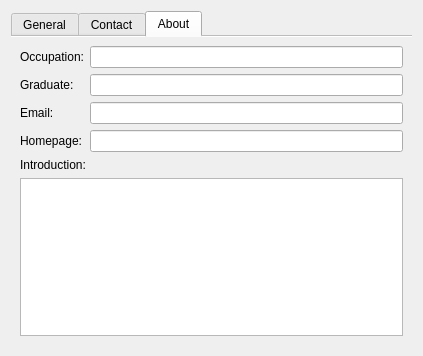
<?xml version="1.0" encoding="UTF-8"?>
<ui version="4.0">
 <author>Hui Jin</author>
 <class>QQVCard</class>
 <widget class="QWidget" name="QQVCard">
  <property name="geometry">
   <rect>
    <x>0</x>
    <y>0</y>
    <width>423</width>
    <height>353</height>
   </rect>
  </property>
  <layout class="QVBoxLayout" name="_2">
   <item>
    <widget class="QTabWidget" name="tabWidget">
     <property name="currentIndex">
      <number>2</number>
     </property>
     <property name="documentMode">
      <bool>true</bool>
     </property>
     <widget class="QWidget" name="generalTab">
      <attribute name="title">
       <string>General</string>
      </attribute>
      <layout class="QVBoxLayout" name="verticalLayout">
       <item>
        <layout class="QHBoxLayout" name="_7">
         <item>
          <layout class="QFormLayout" name="_6">
           <property name="fieldGrowthPolicy">
            <enum>QFormLayout::ExpandingFieldsGrow</enum>
           </property>
           <item row="0" column="0">
            <widget class="QLabel" name="lblQQId">
             <property name="text">
              <string>QQ ID:</string>
             </property>
            </widget>
           </item>
           <item row="0" column="1">
            <widget class="QLineEdit" name="leQQId">
             <property name="sizePolicy">
              <sizepolicy hsizetype="Expanding" vsizetype="Fixed">
               <horstretch>0</horstretch>
               <verstretch>0</verstretch>
              </sizepolicy>
             </property>
            </widget>
           </item>
           <item row="1" column="0">
            <widget class="QLabel" name="lblNick">
             <property name="text">
              <string>Nickname:</string>
             </property>
            </widget>
           </item>
           <item row="1" column="1">
            <widget class="QLineEdit" name="leNick">
             <property name="sizePolicy">
              <sizepolicy hsizetype="Expanding" vsizetype="Fixed">
               <horstretch>0</horstretch>
               <verstretch>0</verstretch>
              </sizepolicy>
             </property>
            </widget>
           </item>
           <item row="2" column="0">
            <widget class="QLabel" name="lblName">
             <property name="text">
              <string>Full name:</string>
             </property>
            </widget>
           </item>
           <item row="2" column="1">
            <widget class="QLineEdit" name="leName">
             <property name="sizePolicy">
              <sizepolicy hsizetype="Expanding" vsizetype="Fixed">
               <horstretch>0</horstretch>
               <verstretch>0</verstretch>
              </sizepolicy>
             </property>
             <property name="text">
              <string/>
             </property>
            </widget>
           </item>
           <item row="3" column="0">
            <widget class="QLabel" name="lblAge">
             <property name="text">
              <string>Age:</string>
             </property>
            </widget>
           </item>
           <item row="3" column="1">
            <widget class="QLineEdit" name="leAge">
             <property name="text">
              <string/>
             </property>
            </widget>
           </item>
           <item row="4" column="0">
            <widget class="QLabel" name="lblGender">
             <property name="text">
              <string>Gender:</string>
             </property>
            </widget>
           </item>
           <item row="4" column="1">
            <widget class="QComboBox" name="cbGender">
             <item>
              <property name="text">
               <string>Male</string>
              </property>
             </item>
             <item>
              <property name="text">
               <string>Female</string>
              </property>
             </item>
             <item>
              <property name="text">
               <string>N/A</string>
              </property>
             </item>
            </widget>
           </item>
           <item row="5" column="0">
            <widget class="QLabel" name="lblZodiac">
             <property name="text">
              <string>Zodiac:</string>
             </property>
            </widget>
           </item>
           <item row="5" column="1">
            <widget class="QComboBox" name="cbZodiac">
             <item>
              <property name="text">
               <string>Rat</string>
              </property>
             </item>
             <item>
              <property name="text">
               <string>Ox</string>
              </property>
             </item>
             <item>
              <property name="text">
               <string>Tiger</string>
              </property>
             </item>
             <item>
              <property name="text">
               <string>Rabbit</string>
              </property>
             </item>
             <item>
              <property name="text">
               <string>Dragon</string>
              </property>
             </item>
             <item>
              <property name="text">
               <string>Snake</string>
              </property>
             </item>
             <item>
              <property name="text">
               <string>Horse</string>
              </property>
             </item>
             <item>
              <property name="text">
               <string>Ram</string>
              </property>
             </item>
             <item>
              <property name="text">
               <string>Monkey</string>
              </property>
             </item>
             <item>
              <property name="text">
               <string>Rooster</string>
              </property>
             </item>
             <item>
              <property name="text">
               <string>Dog</string>
              </property>
             </item>
             <item>
              <property name="text">
               <string>Pig</string>
              </property>
             </item>
             <item>
              <property name="text">
               <string/>
              </property>
             </item>
            </widget>
           </item>
           <item row="6" column="0">
            <widget class="QLabel" name="lblHoroscope">
             <property name="text">
              <string>Horoscope:</string>
             </property>
            </widget>
           </item>
           <item row="6" column="1">
            <widget class="QComboBox" name="cbHoroscope">
             <item>
              <property name="text">
               <string>Aries</string>
              </property>
             </item>
             <item>
              <property name="text">
               <string>Taurus</string>
              </property>
             </item>
             <item>
              <property name="text">
               <string>Gemini</string>
              </property>
             </item>
             <item>
              <property name="text">
               <string>Cancer</string>
              </property>
             </item>
             <item>
              <property name="text">
               <string>Leo</string>
              </property>
             </item>
             <item>
              <property name="text">
               <string>Virgo</string>
              </property>
             </item>
             <item>
              <property name="text">
               <string>Libra</string>
              </property>
             </item>
             <item>
              <property name="text">
               <string>Scorpio</string>
              </property>
             </item>
             <item>
              <property name="text">
               <string>Sagittarius</string>
              </property>
             </item>
             <item>
              <property name="text">
               <string>Capricorn</string>
              </property>
             </item>
             <item>
              <property name="text">
               <string>Aquarius</string>
              </property>
             </item>
             <item>
              <property name="text">
               <string>Pisces</string>
              </property>
             </item>
            </widget>
           </item>
          </layout>
         </item>
         <item>
          <widget class="QLabel" name="lblQQShow">
           <property name="minimumSize">
            <size>
             <width>128</width>
             <height>0</height>
            </size>
           </property>
           <property name="frameShape">
            <enum>QFrame::Panel</enum>
           </property>
           <property name="text">
            <string>Picture</string>
           </property>
          </widget>
         </item>
        </layout>
       </item>
       <item>
        <widget class="QLabel" name="lblSignature">
         <property name="text">
          <string>Signature:</string>
         </property>
        </widget>
       </item>
       <item>
        <widget class="QTextEdit" name="teSignature"/>
       </item>
      </layout>
     </widget>
     <widget class="QWidget" name="contactTab">
      <attribute name="title">
       <string>Contact</string>
      </attribute>
      <layout class="QVBoxLayout" name="verticalLayout_3">
       <item>
        <widget class="QGroupBox" name="groupBox_2">
         <property name="title">
          <string>Home Address</string>
         </property>
         <property name="flat">
          <bool>false</bool>
         </property>
         <layout class="QVBoxLayout">
          <property name="leftMargin">
           <number>9</number>
          </property>
          <property name="topMargin">
           <number>0</number>
          </property>
          <property name="rightMargin">
           <number>9</number>
          </property>
          <item>
           <layout class="QFormLayout" name="_4">
            <property name="fieldGrowthPolicy">
             <enum>QFormLayout::ExpandingFieldsGrow</enum>
            </property>
            <item row="0" column="0">
             <widget class="QLabel" name="lblStreet">
              <property name="text">
               <string>Street:</string>
              </property>
             </widget>
            </item>
            <item row="0" column="1">
             <widget class="QLineEdit" name="leStreet"/>
            </item>
            <item row="1" column="0">
             <widget class="QLabel" name="lblCity">
              <property name="text">
               <string>City:</string>
              </property>
             </widget>
            </item>
            <item row="1" column="1">
             <widget class="QLineEdit" name="leCity"/>
            </item>
            <item row="2" column="0">
             <widget class="QLabel" name="lblState">
              <property name="text">
               <string>State:</string>
              </property>
             </widget>
            </item>
            <item row="2" column="1">
             <widget class="QLineEdit" name="leState"/>
            </item>
            <item row="3" column="0">
             <widget class="QLabel" name="lblZip">
              <property name="text">
               <string>Zip code:</string>
              </property>
             </widget>
            </item>
            <item row="3" column="1">
             <widget class="QLineEdit" name="leZipcode"/>
            </item>
            <item row="4" column="0">
             <widget class="QLabel" name="lblCountry">
              <property name="text">
               <string>Country:</string>
              </property>
             </widget>
            </item>
            <item row="4" column="1">
             <widget class="QLineEdit" name="leCountry"/>
            </item>
           </layout>
          </item>
         </layout>
        </widget>
       </item>
       <item>
        <widget class="QGroupBox" name="groupBox">
         <property name="title">
          <string>Phone Numbers</string>
         </property>
         <layout class="QVBoxLayout">
          <property name="leftMargin">
           <number>9</number>
          </property>
          <property name="topMargin">
           <number>0</number>
          </property>
          <property name="rightMargin">
           <number>9</number>
          </property>
          <item>
           <layout class="QFormLayout" name="_3">
            <property name="fieldGrowthPolicy">
             <enum>QFormLayout::ExpandingFieldsGrow</enum>
            </property>
            <item row="0" column="0">
             <widget class="QLabel" name="lblPhoneHome">
              <property name="text">
               <string>Home:</string>
              </property>
             </widget>
            </item>
            <item row="0" column="1">
             <widget class="QLineEdit" name="lePhoneHome"/>
            </item>
            <item row="1" column="0">
             <widget class="QLabel" name="lblPhoneCell">
              <property name="text">
               <string>Cell:</string>
              </property>
             </widget>
            </item>
            <item row="1" column="1">
             <widget class="QLineEdit" name="lePhoneCell"/>
            </item>
            <item row="2" column="0">
             <widget class="QLabel" name="lblPhoneQQ">
              <property name="text">
               <string>QQ:</string>
              </property>
             </widget>
            </item>
            <item row="2" column="1">
             <widget class="QLineEdit" name="lePhoneQQ"/>
            </item>
           </layout>
          </item>
         </layout>
        </widget>
       </item>
      </layout>
     </widget>
     <widget class="QWidget" name="aboutTab">
      <attribute name="title">
       <string>About</string>
      </attribute>
      <layout class="QVBoxLayout" name="verticalLayout_2">
       <item>
        <layout class="QFormLayout" name="_5">
         <property name="fieldGrowthPolicy">
          <enum>QFormLayout::ExpandingFieldsGrow</enum>
         </property>
         <item row="0" column="0">
          <widget class="QLabel" name="lblOccupation">
           <property name="text">
            <string>Occupation:</string>
           </property>
          </widget>
         </item>
         <item row="0" column="1">
          <widget class="QLineEdit" name="leOccupation">
           <property name="sizePolicy">
            <sizepolicy hsizetype="Expanding" vsizetype="Fixed">
             <horstretch>0</horstretch>
             <verstretch>0</verstretch>
            </sizepolicy>
           </property>
           <property name="text">
            <string/>
           </property>
          </widget>
         </item>
         <item row="1" column="0">
          <widget class="QLabel" name="lblGraduate">
           <property name="text">
            <string>Graduate:</string>
           </property>
          </widget>
         </item>
         <item row="1" column="1">
          <widget class="QLineEdit" name="leGraduate">
           <property name="sizePolicy">
            <sizepolicy hsizetype="Expanding" vsizetype="Fixed">
             <horstretch>0</horstretch>
             <verstretch>0</verstretch>
            </sizepolicy>
           </property>
           <property name="text">
            <string/>
           </property>
          </widget>
         </item>
         <item row="2" column="0">
          <widget class="QLabel" name="lblEmail">
           <property name="text">
            <string>Email:</string>
           </property>
          </widget>
         </item>
         <item row="2" column="1">
          <widget class="QLineEdit" name="leEmail">
           <property name="sizePolicy">
            <sizepolicy hsizetype="Expanding" vsizetype="Fixed">
             <horstretch>0</horstretch>
             <verstretch>0</verstretch>
            </sizepolicy>
           </property>
           <property name="text">
            <string/>
           </property>
          </widget>
         </item>
         <item row="3" column="0">
          <widget class="QLabel" name="lblHomepage">
           <property name="text">
            <string>Homepage:</string>
           </property>
          </widget>
         </item>
         <item row="3" column="1">
          <widget class="QLineEdit" name="leHomepage">
           <property name="sizePolicy">
            <sizepolicy hsizetype="Expanding" vsizetype="Fixed">
             <horstretch>0</horstretch>
             <verstretch>0</verstretch>
            </sizepolicy>
           </property>
           <property name="text">
            <string/>
           </property>
          </widget>
         </item>
        </layout>
       </item>
       <item>
        <widget class="QLabel" name="lblIntroduction">
         <property name="text">
          <string>Introduction:</string>
         </property>
        </widget>
       </item>
       <item>
        <widget class="QTextEdit" name="teIntroduction"/>
       </item>
      </layout>
     </widget>
    </widget>
   </item>
  </layout>
 </widget>
 <tabstops>
  <tabstop>tabWidget</tabstop>
  <tabstop>leQQId</tabstop>
  <tabstop>leNick</tabstop>
 </tabstops>
 <resources/>
 <connections/>
</ui>
